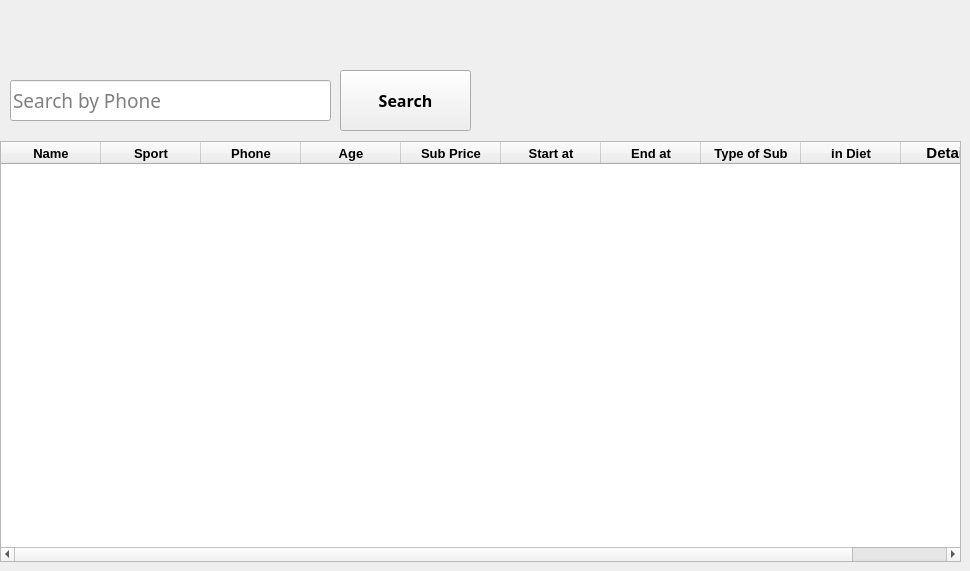
      <widget class="QWidget" name="tab_19">
       <attribute name="title">
        <string>All Players</string>
       </attribute>
       <widget class="QPushButton" name="pushButton_25">
        <property name="geometry">
         <rect>
          <x>340</x>
          <y>70</y>
          <width>131</width>
          <height>61</height>
         </rect>
        </property>
        <property name="font">
         <font>
          <family>Lucida Bright</family>
          <pointsize>12</pointsize>
          <weight>75</weight>
          <bold>true</bold>
         </font>
        </property>
        <property name="cursor">
         <cursorShape>PointingHandCursor</cursorShape>
        </property>
        <property name="text">
         <string>Search</string>
        </property>
       </widget>
       <widget class="QLineEdit" name="lineEdit">
        <property name="geometry">
         <rect>
          <x>10</x>
          <y>80</y>
          <width>321</width>
          <height>41</height>
         </rect>
        </property>
        <property name="font">
         <font>
          <family>Javanese Text</family>
          <pointsize>14</pointsize>
         </font>
        </property>
        <property name="placeholderText">
         <string>Search by Phone</string>
        </property>
       </widget>
       <widget class="QTableWidget" name="tableWidget">
        <property name="geometry">
         <rect>
          <x>0</x>
          <y>141</y>
          <width>961</width>
          <height>421</height>
         </rect>
        </property>
        <property name="font">
         <font>
          <pointsize>10</pointsize>
          <weight>75</weight>
          <bold>true</bold>
         </font>
        </property>
        <property name="rowCount">
         <number>0</number>
        </property>
        <column>
         <property name="text">
          <string>Name</string>
         </property>
         <property name="font">
          <font>
           <pointsize>10</pointsize>
           <weight>75</weight>
           <bold>true</bold>
          </font>
         </property>
         <property name="textAlignment">
          <set>AlignCenter</set>
         </property>
        </column>
        <column>
         <property name="text">
          <string>Sport</string>
         </property>
         <property name="font">
          <font>
           <pointsize>10</pointsize>
           <weight>75</weight>
           <bold>true</bold>
          </font>
         </property>
         <property name="textAlignment">
          <set>AlignCenter</set>
         </property>
        </column>
        <column>
         <property name="text">
          <string>Phone</string>
         </property>
         <property name="font">
          <font>
           <pointsize>10</pointsize>
           <weight>75</weight>
           <bold>true</bold>
          </font>
         </property>
         <property name="textAlignment">
          <set>AlignCenter</set>
         </property>
        </column>
        <column>
         <property name="text">
          <string>Age</string>
         </property>
         <property name="font">
          <font>
           <pointsize>10</pointsize>
           <weight>75</weight>
           <bold>true</bold>
          </font>
         </property>
         <property name="textAlignment">
          <set>AlignCenter</set>
         </property>
        </column>
        <column>
         <property name="text">
          <string>Sub Price</string>
         </property>
         <property name="font">
          <font>
           <pointsize>10</pointsize>
           <weight>75</weight>
           <bold>true</bold>
          </font>
         </property>
         <property name="textAlignment">
          <set>AlignCenter</set>
         </property>
        </column>
        <column>
         <property name="text">
          <string>Start at</string>
         </property>
         <property name="font">
          <font>
           <pointsize>10</pointsize>
           <weight>75</weight>
           <bold>true</bold>
          </font>
         </property>
         <property name="textAlignment">
          <set>AlignCenter</set>
         </property>
        </column>
        <column>
         <property name="text">
          <string>End at</string>
         </property>
         <property name="font">
          <font>
           <family>MS Shell Dlg 2</family>
           <pointsize>10</pointsize>
           <weight>75</weight>
           <bold>true</bold>
          </font>
         </property>
         <property name="textAlignment">
          <set>AlignCenter</set>
         </property>
        </column>
        <column>
         <property name="text">
          <string>Type of Sub</string>
         </property>
         <property name="font">
          <font>
           <pointsize>10</pointsize>
           <weight>75</weight>
           <bold>true</bold>
          </font>
         </property>
         <property name="textAlignment">
          <set>AlignCenter</set>
         </property>
        </column>
        <column>
         <property name="text">
          <string>in Diet</string>
         </property>
         <property name="font">
          <font>
           <pointsize>10</pointsize>
           <weight>75</weight>
           <bold>true</bold>
          </font>
         </property>
         <property name="textAlignment">
          <set>AlignCenter</set>
         </property>
        </column>
        <column>
         <property name="text">
          <string>Details</string>
         </property>
         <property name="font">
          <font>
           <pointsize>11</pointsize>
           <weight>75</weight>
           <bold>true</bold>
          </font>
         </property>
         <property name="textAlignment">
          <set>AlignCenter</set>
         </property>
        </column>
       </widget>
      </widget>
